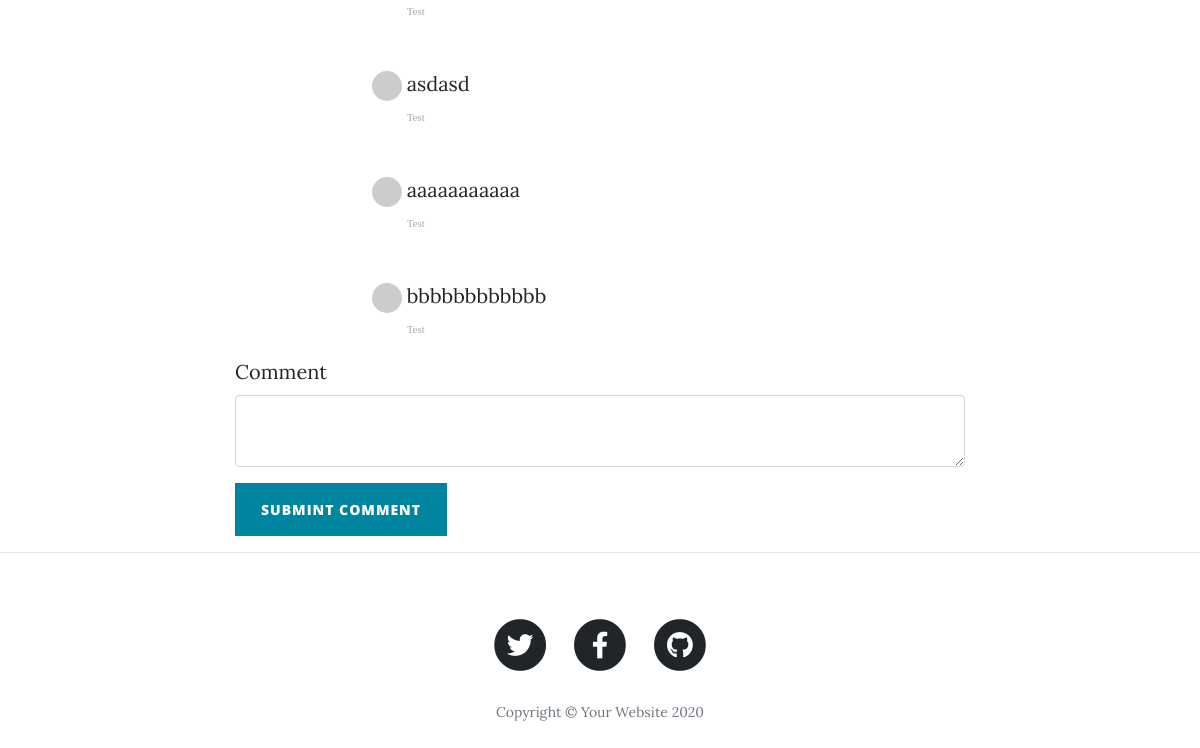
Page /post/1 (signed in, lower part) on the earlier database version.
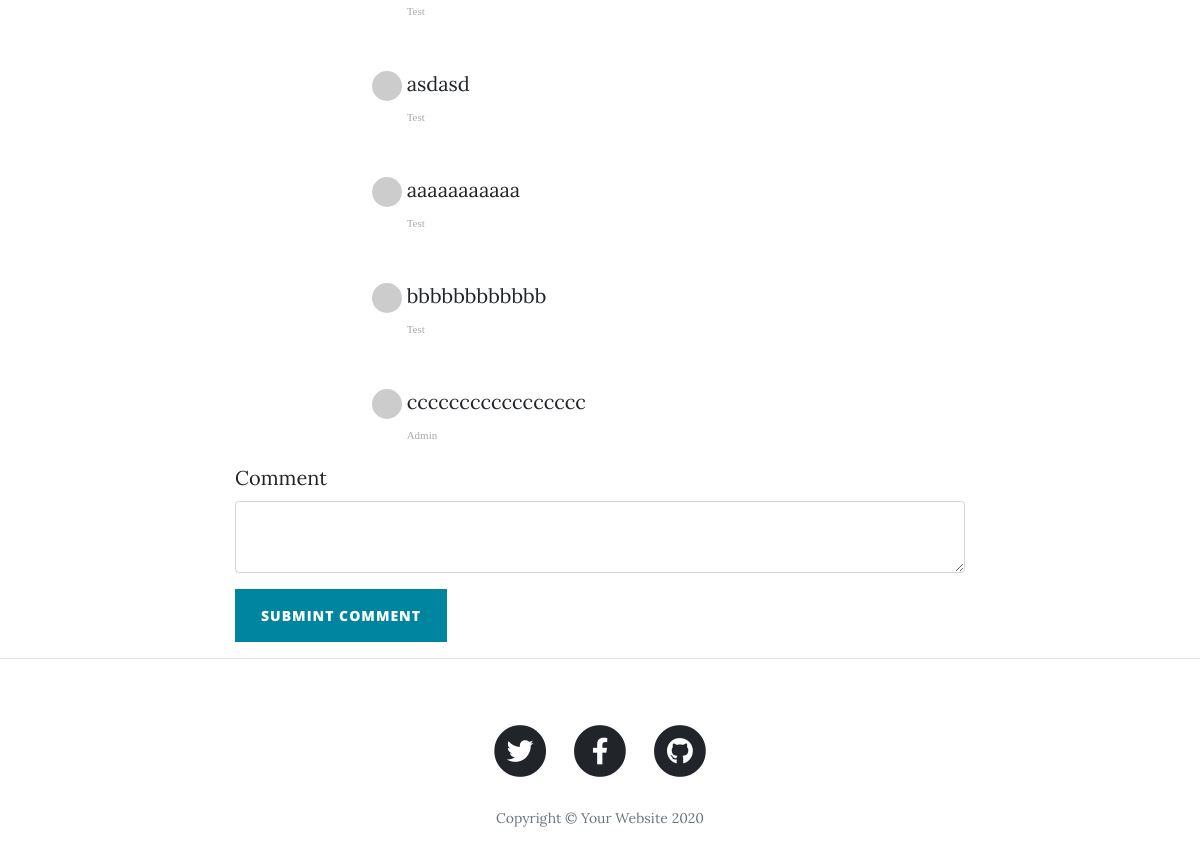
Same page on the later database version.
### main.py (models this page shows)
class Comment(UserMixin, db.Model):
    __tablename__ = "comments"
    id = db.Column(db.Integer, primary_key=True)
    author_id = db.Column(db.Integer, db.ForeignKey("users.id"))
    comment_author = relationship("User", back_populates="comments")
    post_id = db.Column(db.Integer, db.ForeignKey("blog_posts.id"))
    parent_post = relationship("BlogPost", back_populates="comments")
    comment = db.Column(db.Text(250), nullable=False)

class User(UserMixin, db.Model):
    __tablename__ = "users"
    id = db.Column(db.Integer, primary_key=True)
    posts = relationship("BlogPost", back_populates="author")
    comments = relationship("Comment", back_populates="comment_author")
    email = db.Column(db.String(250), nullable=False)
    password = db.Column(db.String(250), nullable=False)
    name = db.Column(db.String(250), nullable=False)

### main.py (the view, shortened to what this page needs)
@ app.route("/post/<int:post_id>", methods=['POST', 'GET'])
def show_post(post_id):
    form = CommentForm()
    requested_post = BlogPost.query.get(post_id)
    user_id = 0
    logged_in = current_user.is_authenticated
    if current_user.is_authenticated:
        user_id = current_user.id
    comments = db.session.query(Comment).all()
    if not current_user.is_authenticated:
        flash("You need to login or register to comment")
        return redirect(url_for('login'))
    return render_template("post.html", post=requested_post, logged_in=logged_in, user_id=user_id, form=form, comments=comments)

### forms.py
class CommentForm(FlaskForm):
    comment_text = CKEditorField("Comment", validators=[DataRequired()])
    submit = SubmitField("Submint Comment")

### main.py (called while the page is built)
@ login_manager.user_loader
def load_user(user_id):
    return User.query.get(int(user_id))

### templates/post.html (shortened to what this page needs)
{% import "bootstrap/wtf.html" as wtf %} {% include "header.html" %}
<article>
    <div class="container">
        <div class="row">
            <div class="col-lg-8 col-md-10 mx-auto">
                {% for comment in comments %}
                <div class="col-lg-8 col-md-10 mx-auto comment">
                    <ul class="commentList">
                        <li>
                            <div class="commenterImage">
                                <img src="{{ comment.comment_author.email | gravatar}}" />
                            </div>
                            <div class="commentText">
                                <p>{{ comment.comment|safe }}</p>
                                <span class="date sub-text">{{ comment.comment_author.name }}</span>
                            </div>
                        </li>
                    </ul>
                </div>
                {% endfor %}
                <div>
                    {{ ckeditor.load() }} {{ ckeditor.config(name='body') }} {{ wtf.quick_form(form, novalidate=True, button_map={"submit": "primary"}) }}
                </div>
            </div>
        </div>
    </div>
</article>
<hr> {% include "footer.html" %}

### templates/header.html (shortened to what this page needs)
<!DOCTYPE html>
<html lang="en">
<head>
    <link href="{{ url_for('static', filename='vendor/bootstrap/css/bootstrap.min.css') }}" rel="stylesheet">
    <link href="{{ url_for('static', filename='vendor/fontawesome-free/css/all.min.css')}}" rel="stylesheet" type="text/css">
    <link href="{{ url_for('static', filename='css/clean-blog.min.css')}}" rel="stylesheet">
</head>
<body>

### templates/footer.html (shortened to what this page needs)
  <footer>
    <div class="container">
      <div class="row">
        <div class="col-lg-8 col-md-10 mx-auto">
          <ul class="list-inline text-center">
            <li class="list-inline-item">
              <a href="#">
                <span class="fa-stack fa-lg">
                  <i class="fas fa-circle fa-stack-2x"></i>
                  <i class="fab fa-twitter fa-stack-1x fa-inverse"></i>
                </span>
              </a>
            </li>
            <li class="list-inline-item">
              <a href="#">
                <span class="fa-stack fa-lg">
                  <i class="fas fa-circle fa-stack-2x"></i>
                  <i class="fab fa-facebook-f fa-stack-1x fa-inverse"></i>
                </span>
              </a>
            </li>
            <li class="list-inline-item">
              <a href="#">
                <span class="fa-stack fa-lg">
                  <i class="fas fa-circle fa-stack-2x"></i>
                  <i class="fab fa-github fa-stack-1x fa-inverse"></i>
                </span>
              </a>
            </li>
          </ul>
          <p class="copyright text-muted">Copyright &copy; Your Website 2020</p>
        </div>
      </div>
    </div>
  </footer>
</body>
</html>

Differences in the rows shown:
added Comment: comment "ccccccccccccccccc", comment_author.name "Admin"
